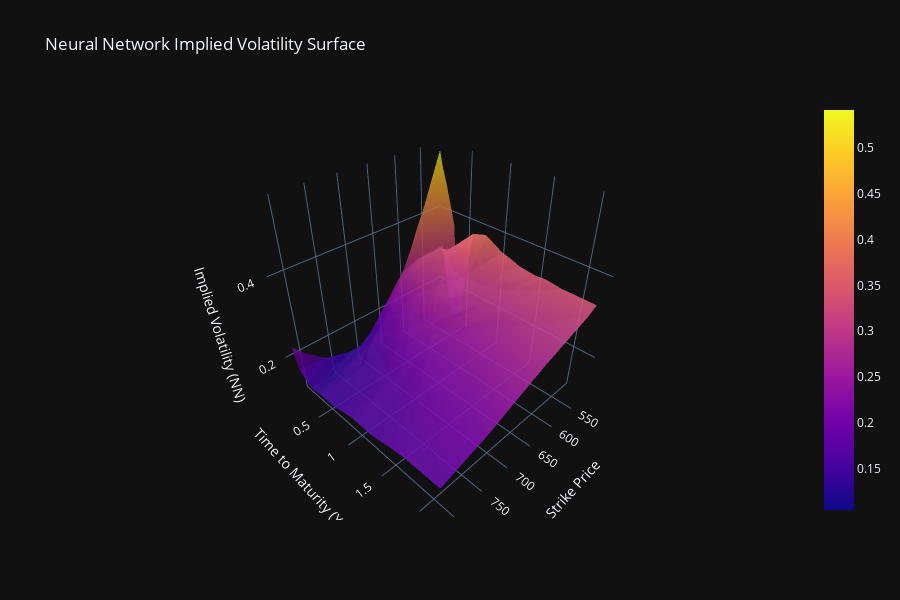

The cell this chart's notebook holds for it:
### Code cell
# Plotly 3D surface driven by the neural network implied volatilities
S0_ref = float(df['S0'].median())
K_min, K_max = df['K'].min(), df['K'].max()
T_min, T_max = 0.1, df['T'].max()
K_vals = np.linspace(K_min, K_max, 200)
T_vals = np.linspace(T_min, T_max, 200)
KK, TT = np.meshgrid(K_vals, T_vals)

grid_raw = np.column_stack([
    TT.ravel().astype(np.float32),
    KK.ravel().astype(np.float32),
    np.full(TT.size, S0_ref, dtype=np.float32),
])
grid_norm = (grid_raw - X_mean) / X_std
grid_tensor = torch.from_numpy(grid_norm).to(device)

model.eval()
with torch.no_grad():
    grid_iv = model(grid_tensor).cpu().numpy().reshape(TT.shape)

IV_surface_NN = grid_iv
fig = go.Figure(data=[go.Surface(x=KK, y=TT, z=IV_surface_NN, colorscale='Plasma', opacity=0.85)])
fig.update_layout(
    title='Neural Network Implied Volatility Surface',
    scene=dict(
        xaxis_title='Strike Price',
        yaxis_title='Time to Maturity (Years)',
        zaxis_title='Implied Volatility (NN)'
    ),
    template='plotly_dark',
    width=900,
    height=600
)
fig.show()

### Figure 1 — Plotly figure (JSON) as saved in the notebook; plotly's stock layout.template omitted (floating-point values rounded to 4 significant figures; data arrays with more than 128 entries replaced by an {"elided": "..."} marker saying what was removed)
{"data": [{"colorscale": [[0, "#0d0887"], [0.1111, "#46039f"], [0.2222, "#7201a8"], [0.3333, "#9c179e"], [0.4444, "#bd3786"], [0.5556, "#d8576b"], [0.6667, "#ed7953"], [0.7778, "#fb9f3a"], [0.8889, "#fdca26"], [1, "#f0f921"]], "opacity": 0.85, "type": "surface", "x": {"elided": "200x200 float values"}, "y": {"elided": "200x200 float values"}, "z": {"elided": "200x200 float values"}}], "layout": {"height": 600, "scene": {"xaxis": {"title": {"text": "Strike Price"}}, "yaxis": {"title": {"text": "Time to Maturity (Years)"}}, "zaxis": {"title": {"text": "Implied Volatility (NN)"}}}, "title": {"text": "Neural Network Implied Volatility Surface"}, "width": 900}}
